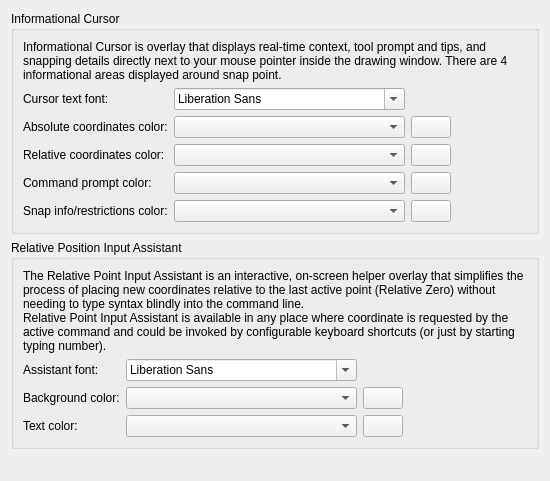
<?xml version="1.0" encoding="UTF-8"?>
<ui version="4.0">
 <class>LC_SettingsPageDraftingThemeCursor</class>
 <widget class="QWidget" name="LC_SettingsPageDraftingThemeCursor">
  <property name="geometry">
   <rect>
    <x>0</x>
    <y>0</y>
    <width>550</width>
    <height>481</height>
   </rect>
  </property>
  <layout class="QVBoxLayout" name="mainLayout">
   <item>
    <widget class="QGroupBox" name="gbInfoCursor">
     <property name="title">
      <string>Informational Cursor</string>
     </property>
     <layout class="QGridLayout" name="gridLayout">
      <item row="2" column="1">
       <widget class="QComboBox" name="cbAbsColor">
        <property name="toolTip">
         <string>Absolute Coordinates Color

Color name or hexadecimal code for 
absolute coordinates text.</string>
        </property>
       </widget>
      </item>
      <item row="5" column="0">
       <widget class="QLabel" name="lblSnapColor">
        <property name="text">
         <string>Snap info/restrictions color:</string>
        </property>
       </widget>
      </item>
      <item row="1" column="0">
       <widget class="QLabel" name="lblInfoFont">
        <property name="text">
         <string>Cursor text font:</string>
        </property>
       </widget>
      </item>
      <item row="2" column="2">
       <widget class="LC_ColorButton" name="pbAbsColor">
        <property name="toolTip">
         <string>Absolute Coordinates

Click to choose color for 
absolute coordinates text.</string>
        </property>
       </widget>
      </item>
      <item row="5" column="1">
       <widget class="QComboBox" name="cbSnapColor">
        <property name="toolTip">
         <string>Snap and Entity Info Color

Color name or hexadecimal code for 
snap type and caught or creating entity
properties text.</string>
        </property>
       </widget>
      </item>
      <item row="5" column="2">
       <widget class="LC_ColorButton" name="pbSnapColor">
        <property name="toolTip">
         <string>Snap/Entity Info

Click to choose color for snap identification
restrictions and entity's information text.</string>
        </property>
       </widget>
      </item>
      <item row="3" column="1">
       <widget class="QComboBox" name="cbRelColor">
        <property name="toolTip">
         <string>Relative Coordinates Color

Color name or hexadecimal code for
relative coordinates text.</string>
        </property>
       </widget>
      </item>
      <item row="1" column="1">
       <widget class="QFontComboBox" name="fcbInfoFont">
        <property name="toolTip">
         <string>Informational Cursor Font

Font family  used for drawing elements of 
Informational Cursor around to the crosshair.</string>
        </property>
       </widget>
      </item>
      <item row="2" column="0">
       <widget class="QLabel" name="lblAbsColor">
        <property name="text">
         <string>Absolute coordinates color:</string>
        </property>
       </widget>
      </item>
      <item row="4" column="2">
       <widget class="LC_ColorButton" name="pbPromptColor">
        <property name="toolTip">
         <string>Command Prompt

Click to choose color for command 
prompts and action hints.</string>
        </property>
       </widget>
      </item>
      <item row="3" column="2">
       <widget class="LC_ColorButton" name="pbRelColor">
        <property name="toolTip">
         <string>Distance and Angle

Click to choose color for relative
coordinates (distance and angle) text.</string>
        </property>
       </widget>
      </item>
      <item row="3" column="3">
       <spacer name="horizontalSpacer_2">
        <property name="orientation">
         <enum>Qt::Orientation::Horizontal</enum>
        </property>
        <property name="sizeHint" stdset="0">
         <size>
          <width>0</width>
          <height>0</height>
         </size>
        </property>
       </spacer>
      </item>
      <item row="3" column="0">
       <widget class="QLabel" name="lblRelColor">
        <property name="text">
         <string>Relative coordinates color:</string>
        </property>
       </widget>
      </item>
      <item row="4" column="1">
       <widget class="QComboBox" name="cbPromptColor">
        <property name="toolTip">
         <string>Command Prompt Color

Color name or hexadecimal code for 
command prompts and action hints.</string>
        </property>
       </widget>
      </item>
      <item row="0" column="0" colspan="4">
       <widget class="QLabel" name="label">
        <property name="text">
         <string>Informational Cursor is overlay that displays real-time context, tool prompt and tips, and snapping details directly next to your mouse pointer inside the drawing window. There are 4 informational areas displayed around snap point.</string>
        </property>
        <property name="wordWrap">
         <bool>true</bool>
        </property>
       </widget>
      </item>
      <item row="4" column="0">
       <widget class="QLabel" name="lblPromptColor">
        <property name="text">
         <string>Command prompt color:</string>
        </property>
       </widget>
      </item>
     </layout>
    </widget>
   </item>
   <item>
    <widget class="QGroupBox" name="gbAssistant">
     <property name="title">
      <string>Relative Position Input Assistant</string>
     </property>
     <layout class="QGridLayout" name="gridLayout_2">
      <item row="2" column="1">
       <widget class="QFontComboBox" name="fcbAssistantFont">
        <property name="toolTip">
         <string>Assistant Font

Font family used by Relative Point Input Assistant popup.</string>
        </property>
       </widget>
      </item>
      <item row="4" column="2">
       <widget class="LC_ColorButton" name="pbAssistantTextColor">
        <property name="toolTip">
         <string>Text

Click to choose color for text.</string>
        </property>
       </widget>
      </item>
      <item row="3" column="3">
       <spacer name="horizontalSpacer">
        <property name="orientation">
         <enum>Qt::Orientation::Horizontal</enum>
        </property>
        <property name="sizeHint" stdset="0">
         <size>
          <width>0</width>
          <height>0</height>
         </size>
        </property>
       </spacer>
      </item>
      <item row="2" column="0">
       <widget class="QLabel" name="lblAssistantFont">
        <property name="text">
         <string>Assistant font:</string>
        </property>
       </widget>
      </item>
      <item row="1" column="0" colspan="4">
       <widget class="QLabel" name="label_2">
        <property name="text">
         <string>The Relative Point Input Assistant is an interactive, on-screen helper overlay that simplifies the process of placing new coordinates relative to the last active point (Relative Zero) without needing to type syntax blindly into the command line.&lt;br&gt;Relative Point Input Assistant is available in any place where coordinate is requested by the active command and could be invoked by configurable keyboard shortcuts (or just by starting typing number).</string>
        </property>
        <property name="wordWrap">
         <bool>true</bool>
        </property>
       </widget>
      </item>
      <item row="3" column="2">
       <widget class="LC_ColorButton" name="pbAssistantBgColor">
        <property name="toolTip">
         <string>Background

Click to choose color for background.</string>
        </property>
       </widget>
      </item>
      <item row="4" column="1">
       <widget class="QComboBox" name="cbAssistantTextColor">
        <property name="toolTip">
         <string>Assistant Text Color

Color name or hexadecimal code for 
Relative Point Input Assistant text.</string>
        </property>
       </widget>
      </item>
      <item row="3" column="0">
       <widget class="QLabel" name="lblAssistantBgColor">
        <property name="text">
         <string>Background color:</string>
        </property>
       </widget>
      </item>
      <item row="4" column="0">
       <widget class="QLabel" name="lblAssistantTextColor">
        <property name="text">
         <string>Text color:</string>
        </property>
       </widget>
      </item>
      <item row="3" column="1">
       <widget class="QComboBox" name="cbAssistantBgColor">
        <property name="toolTip">
         <string>Assistant Overlay Background

Color name or hexadecimal code for 
Relative Point Input Assistant overlay popup 
background.</string>
        </property>
       </widget>
      </item>
     </layout>
    </widget>
   </item>
   <item>
    <spacer name="spacer">
     <property name="orientation">
      <enum>Qt::Orientation::Vertical</enum>
     </property>
     <property name="sizeHint" stdset="0">
      <size>
       <width>0</width>
       <height>0</height>
      </size>
     </property>
    </spacer>
   </item>
  </layout>
 </widget>
 <customwidgets>
  <customwidget>
   <class>LC_ColorButton</class>
   <extends>QPushButton</extends>
   <header>lc_color_button.h</header>
  </customwidget>
 </customwidgets>
 <resources/>
 <connections/>
</ui>
